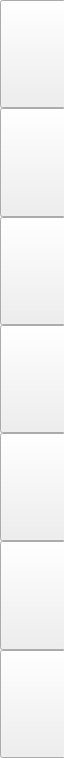
<?xml version="1.0" encoding="UTF-8"?>
<ui version="4.0">
 <class>ViewerPdfPageHandlerLandscape</class>
 <widget class="QWidget" name="ViewerPdfPageHandlerLandscape">
  <property name="geometry">
   <rect>
    <x>0</x>
    <y>0</y>
    <width>64</width>
    <height>758</height>
   </rect>
  </property>
  <property name="windowTitle">
   <string>Form</string>
  </property>
  <property name="styleSheet">
   <string notr="true"/>
  </property>
  <widget class="QWidget" name="ViewerPdfPageHandlerLandscapeCont" native="true">
   <property name="geometry">
    <rect>
     <x>0</x>
     <y>0</y>
     <width>66</width>
     <height>758</height>
    </rect>
   </property>
   <layout class="QVBoxLayout" name="verticalLayout">
    <property name="spacing">
     <number>0</number>
    </property>
    <property name="margin">
     <number>0</number>
    </property>
    <item>
     <widget class="QPushButton" name="closeBtn">
      <property name="sizePolicy">
       <sizepolicy hsizetype="Minimum" vsizetype="Expanding">
        <horstretch>0</horstretch>
        <verstretch>0</verstretch>
       </sizepolicy>
      </property>
      <property name="focusPolicy">
       <enum>Qt::NoFocus</enum>
      </property>
      <property name="text">
       <string/>
      </property>
     </widget>
    </item>
    <item>
     <widget class="QPushButton" name="landscapeModeBtn">
      <property name="sizePolicy">
       <sizepolicy hsizetype="Minimum" vsizetype="Expanding">
        <horstretch>0</horstretch>
        <verstretch>0</verstretch>
       </sizepolicy>
      </property>
      <property name="focusPolicy">
       <enum>Qt::NoFocus</enum>
      </property>
      <property name="text">
       <string/>
      </property>
     </widget>
    </item>
    <item>
     <widget class="QPushButton" name="heightAdjustBtn">
      <property name="sizePolicy">
       <sizepolicy hsizetype="Minimum" vsizetype="Expanding">
        <horstretch>0</horstretch>
        <verstretch>0</verstretch>
       </sizepolicy>
      </property>
      <property name="focusPolicy">
       <enum>Qt::NoFocus</enum>
      </property>
      <property name="text">
       <string/>
      </property>
     </widget>
    </item>
    <item>
     <widget class="QPushButton" name="widthAdjustBtn">
      <property name="sizePolicy">
       <sizepolicy hsizetype="Minimum" vsizetype="Expanding">
        <horstretch>0</horstretch>
        <verstretch>0</verstretch>
       </sizepolicy>
      </property>
      <property name="focusPolicy">
       <enum>Qt::NoFocus</enum>
      </property>
      <property name="text">
       <string/>
      </property>
     </widget>
    </item>
    <item>
     <widget class="QPushButton" name="fullScreenBtn">
      <property name="sizePolicy">
       <sizepolicy hsizetype="Minimum" vsizetype="Expanding">
        <horstretch>0</horstretch>
        <verstretch>0</verstretch>
       </sizepolicy>
      </property>
      <property name="focusPolicy">
       <enum>Qt::NoFocus</enum>
      </property>
      <property name="text">
       <string/>
      </property>
     </widget>
    </item>
    <item>
     <widget class="QPushButton" name="zoomMinusBtn">
      <property name="sizePolicy">
       <sizepolicy hsizetype="Ignored" vsizetype="Expanding">
        <horstretch>0</horstretch>
        <verstretch>0</verstretch>
       </sizepolicy>
      </property>
      <property name="focusPolicy">
       <enum>Qt::NoFocus</enum>
      </property>
      <property name="text">
       <string/>
      </property>
     </widget>
    </item>
    <item>
     <widget class="QPushButton" name="zoomPlusBtn">
      <property name="sizePolicy">
       <sizepolicy hsizetype="Ignored" vsizetype="Expanding">
        <horstretch>0</horstretch>
        <verstretch>0</verstretch>
       </sizepolicy>
      </property>
      <property name="focusPolicy">
       <enum>Qt::NoFocus</enum>
      </property>
      <property name="text">
       <string/>
      </property>
     </widget>
    </item>
   </layout>
  </widget>
 </widget>
 <resources>
  <include location="../Viewer800.qrc"/>
 </resources>
 <connections/>
</ui>
